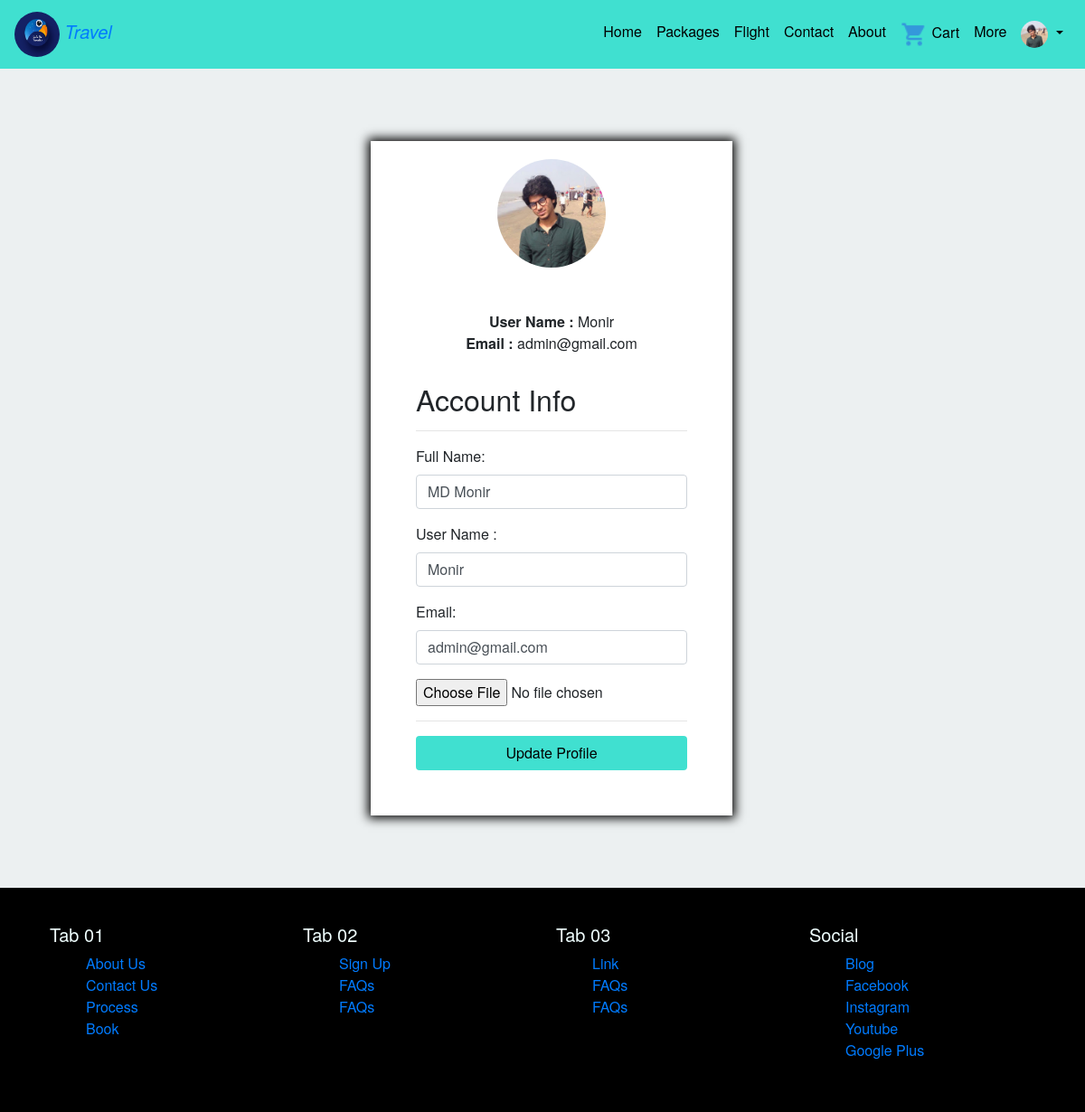
The page /profile.php (signed in) on the database its author committed.
### tables this page shows
CREATE TABLE `users` (
  `id` int(11) NOT NULL,
  `uname` varchar(10) NOT NULL,
  `fullName` varchar(50) NOT NULL,
  `email` varchar(200) NOT NULL,
  `pass` varchar(300) NOT NULL,
  `picture` varchar(40) NOT NULL DEFAULT 'default.jpg',
  `is_admin` tinyint(1) NOT NULL DEFAULT '0'
);

### profile.php (the view, shortened to what this page needs)
<?php
    require 'include/config.php';
    include 'header.php';
?>
<body>
    <div id="page-container">
		<div class="row" >
			<div class="col-md-4"></div>
			<div class="col-md-4 center-content ">
				<?php
					$sql = "SELECT * FROM users WHERE  id=?";
					$stmt = mysqli_stmt_init($db_con);
					if (!mysqli_stmt_prepare($stmt , $sql)) {
						header("Location: profile.php?error=sqlerror");
						exit();
					}
					else{
						mysqli_stmt_bind_param($stmt, "s", $_SESSION['userId']);
						mysqli_stmt_execute($stmt);
						$result = mysqli_stmt_get_result($stmt);
						if ($row = mysqli_fetch_assoc($result)) {
							$name = $row['fullName'];
							$uname = $row['uname'];
							$email = $row['email'];
							$pic = $row['picture'];
						}
						else{
							header("Location: profile.php?error=nouser");
							exit();
						}
					}
				?>
				<center><img class="rounded-circle mb-5" src="profile_pic/<?php echo $pic;  ?>" alt="img" height=120 width=120 ></center>
                <center><b>User Name : </b><span><?php echo $uname; ?></span></center> </b>
                <center><b>Email : </b><span><?php echo $email; ?></span></center> </b>
				<form name="signup" action="include/update_prof.inc.php" class="loginForm"  method="post" enctype="multipart/form-data">
                    <h2>Account Info</h2><hr>
					<div class="form-group">
				    	<label for="fullname">Full Name:</label>
				    	<input type="text" class="form-control" id="fullname" value="<?php echo $name; ?>"  name="fullname" required>
				    </div>
                    <div class="form-group">
				    	<label for="uname">User Name : </label>
				    	<input type="text" class="form-control" id="uname" value="<?php echo $uname; ?>" name="uname" required>
				    </div>
				    <div class="form-group">
				      <label for="email">Email:</label>
				      <input type="email" class="form-control" id="email" value="<?php echo $email; ?>" name="email" required>
				    </div>
				    <input type="file" name="pro-pic" id="pro-pic" ><hr>
				    <button type="submit" name="update-submit" id="update-btn" class="btn  btn-block">Update Profile</button>
			  </form>
			</div>
		</div>
	</div>
   <?php
		include 'footer.php';
	?>
</body>

### css/style.css (style rules this page uses)
html , body { margin: 0; font-family: "Helvetica Neue", Arial, sans-serif; background-color: #ECF0F1 ; }
.row { margin-right: 0; margin-left: 0; }
button { background-color: turquoise; }
.center-content { margin: 80px 10px; padding: 20px; background-color: white; box-shadow: 0px 0px 11px 3px black; }
.loginForm { padding: 30px; }

### rows shown on the page
users: picture (picture), uname "Monir", email "admin@gmail.com", fullname "MD Monir"
